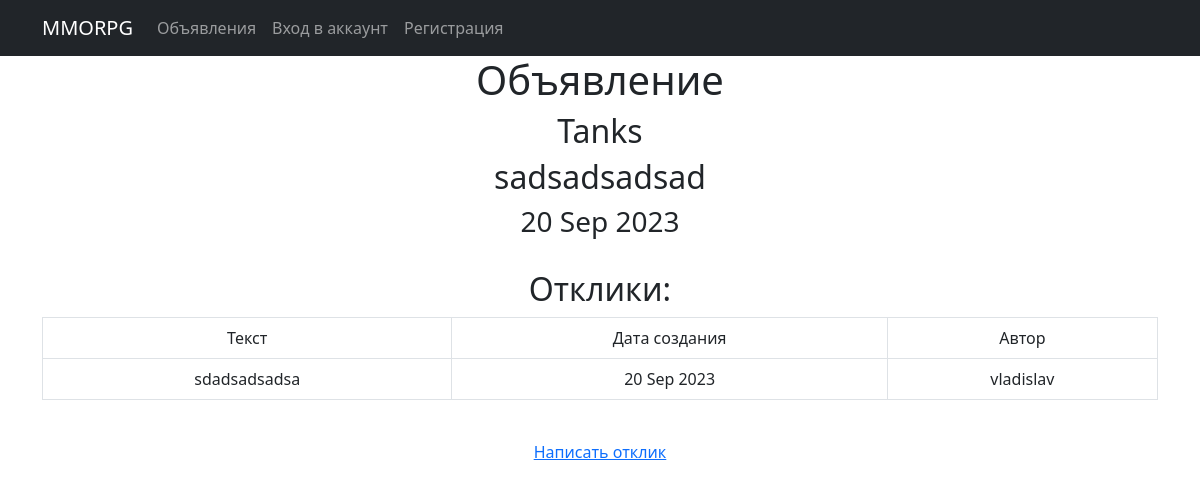
/1, run on an earlier commit of the app's database.
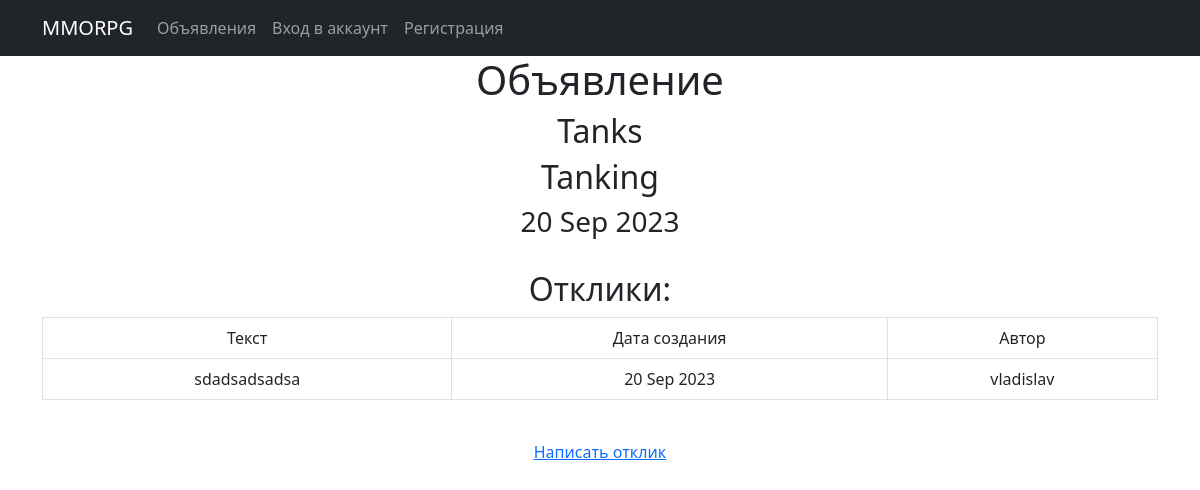
And on a later commit of the database.
### mmo/models.py (models this page shows, shortened)
class Post(models.Model):
    post_title = models.CharField(max_length=255)
    post_text = models.TextField()
    time_create = models.DateTimeField(auto_now_add=True)
    category = models.CharField(max_length=3, choices=CATEGORY, default=tanks)
    user = models.ForeignKey(User, on_delete=models.CASCADE, null=True)

### mmo/views.py (the view)
# urls.py: path('<int:pk>', PostDetail.as_view(), name='post'),
class PostDetail(DetailView):
    model = Post
    template_name = 'post.html'
    context_object_name = 'post'
    def get_context_data(self, **kwargs):
        context = super().get_context_data(**kwargs)
        comments = Reply.objects.filter(accepted=True, post_id=self.kwargs['pk'])
        context['comments'] = comments
        return context

### templates/post.html (shortened to what this page needs)
{% extends 'flatpages/default.html' %}
{% block content %}
    <h1>Объявление</h1>
    <h2>{{ post.post_title }}</h2>
    <h2>{{ post.post_text }}</h2>
    <h3>{{ post.time_create|date:'d M Y' }}</h3>
    <br>
    <h2>Отклики:</h2>
    {% if comments %}
       <table class="table table-bordered">
           <tr>
               <td>Текст</td>
               <td>Дата создания</td>
               <td>Автор</td>
           </tr>
           {% for r in comments %}
           <tr>
               <td>{{ r.reply_text }}</a></td>
               <td>{{ r.time_create|date:'d M Y' }}</td>
               <td>{{ r.user }}</td>
           </tr>
           {% endfor %}
       </table>
    {% else %}
       <h2>Откликов нет!</h2>
     {% endif %}
    <br>
    <a href="{% url 'reply_create' %}">Написать отклик</a>
{% endblock content %}

What changed in the data, as far as the page shows it:
changed Post "Tanks": post_text "sadsadsadsad" → "Tanking"
